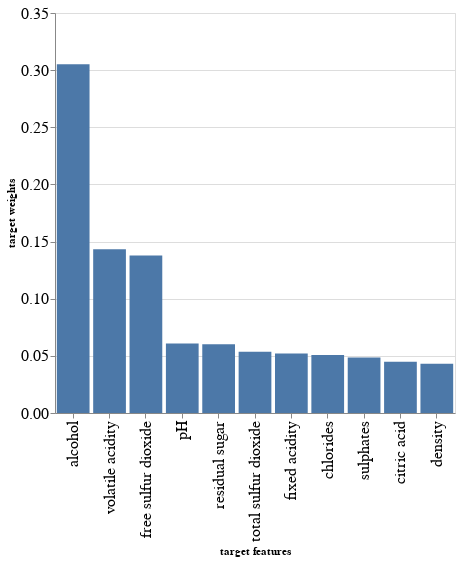

This figure's notebook cell:
### Code cell
alt.Chart(df).mark_bar().encode(x = alt.X("target_feats", sort = '-y', title = "target features"),
                                y = alt.Y("target_weights", title = "target weights")
                               ).properties(width = 400, height = 400
                                           ).configure_axis(labelFontSize = 16
)

### Figure 1 — Vega-Lite specification as saved in the notebook (floating-point values rounded to 4 significant figures)
{"config": {"view": {"continuousWidth": 400, "continuousHeight": 300}, "axis": {"labelFontSize": 16}}, "data": {"name": "data-49f9d244acf680497df94d51f36fd12c"}, "mark": "bar", "encoding": {"x": {"type": "nominal", "field": "target_feats", "sort": "-y", "title": "target features"}, "y": {"type": "quantitative", "field": "target_weights", "title": "target weights"}}, "height": 400, "width": 400, "$schema": "https://vega.github.io/schema/vega-lite/v4.8.1.json", "datasets": {"data-49f9d244acf680497df94d51f36fd12c": [{"target_feats": "fixed acidity", "target_weights": 0.05196}, {"target_feats": "volatile acidity", "target_weights": 0.1433}, {"target_feats": "citric acid", "target_weights": 0.04483}, {"target_feats": "residual sugar", "target_weights": 0.06006}, {"target_feats": "chlorides", "target_weights": 0.05069}, {"target_feats": "free sulfur dioxide", "target_weights": 0.1378}, {"target_feats": "total sulfur dioxide", "target_weights": 0.05365}, {"target_feats": "density", "target_weights": 0.04307}, {"target_feats": "pH", "target_weights": 0.06083}, {"target_feats": "sulphates", "target_weights": 0.0485}, {"target_feats": "alcohol", "target_weights": 0.3053}]}}
